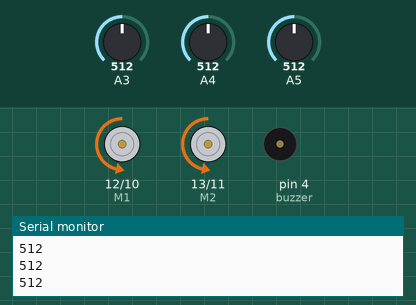
This sketch was run on a simulated Arduino Uno, built with avr-gcc and run on an emulated ATmega328P. Parts: direction and speed pins drawn as motors (green arrow = direction pin HIGH = forward, orange = LOW = backward, longer = more drive), buzzer (waves = sounding, pin HIGH), the last lines printed to the serial monitor. Inputs (shaded band) come from the test bench; at power-on: A5 = 512, A3 = 512, A4 = 512. Random numbers use the default seed unless the sketch sets one.

Above: at 1.4 s.
1.5 s: A5 set to 446
4.8 s: A5 set to 425
At 5.03 s:
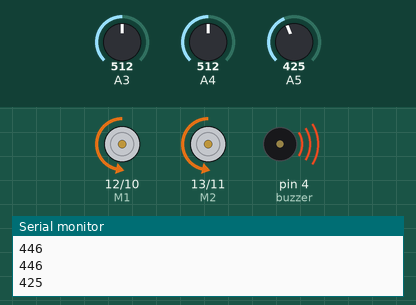
8.1 s: A5 set to 445
At 8.93 s:
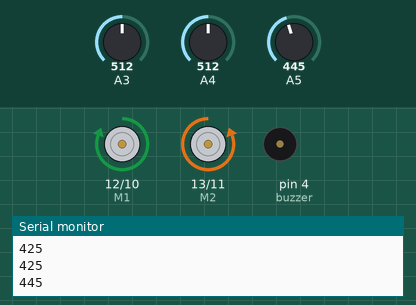
11.4 s: A5 set to 306
At 11.94 s:
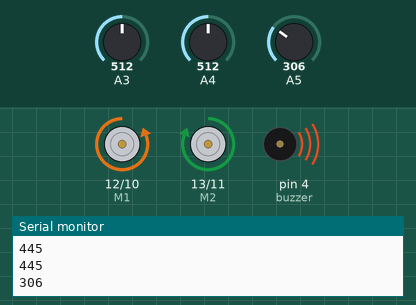
Timing chart, 0 to 15.7 s (numbered marks = the images above; inputs shaded):
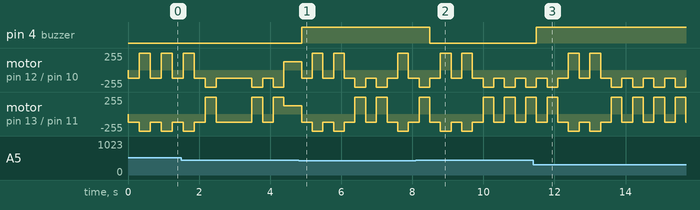

The sketch:

Robot_Arduino_C.ino
```cpp
#include <Arduino.h>
#include <Servo.h>

Servo myservo;  // create servo object to control a servo
// twelve servo objects can be created on most boards
int E1 = 10;
int M1 = 12;
int E2 = 11;
int M2 = 13;

int sensorA = 0;
int sensorB = 0;
int sensorC = 0;

int buzzer = 4;

int step = 0;

void setup() {
  Serial.begin(9600);
  pinMode(M1, OUTPUT);
  pinMode(M2, OUTPUT);
  pinMode(A0, INPUT);
  pinMode(A1, INPUT);
  pinMode(A2, INPUT);
  pinMode(A3, INPUT);
  pinMode(A4, INPUT);
  pinMode(A5, INPUT);

  pinMode(buzzer, OUTPUT);
}

void stop() {
  digitalWrite(M1, HIGH);
  digitalWrite(M2, HIGH);
  analogWrite(E1, 0);  // PWM
  analogWrite(E2, 0);  // PWM
}

void forward() {
  digitalWrite(M1, HIGH);
  digitalWrite(M2, HIGH);
  analogWrite(E1, 100);  // PWM
  analogWrite(E2, 100);  // PWM
}

void backward() {
  digitalWrite(M1, LOW);
  digitalWrite(M2, LOW);
  analogWrite(E1, 125);  // PWM
  analogWrite(E2, 125);  // PWM
}

void left() {
  digitalWrite(M1, LOW);
  digitalWrite(M2, HIGH);
  analogWrite(E1, 255);  // PWM
  analogWrite(E2, 255);  // PWM
}

void right() {
  digitalWrite(M1, HIGH);
  digitalWrite(M2, LOW);
  analogWrite(E1, 255);  // PWM
  analogWrite(E2, 255);  // PWM
}

void loop() {
  digitalWrite(4, LOW);

  int analogA = analogRead(A4);
  int analogB = analogRead(A3);
  int analogC = analogRead(A5);

  Serial.println(analogC);

  if(analogA > 700) {
    sensorA = 1;
  } else {
    sensorA = 0;
  }

  if(analogB > 700) {
    sensorB = 1;
  } else {
    sensorB = 0;
  }

  if(analogC > 700) {
    sensorC = 1;
  } else {
    sensorC = 0;
  }

  // Serial.println(sensorC);

  // Serial.println(step);

  int randdomSpeed = random(2);

  // Serial.println(random(2));

  if (sensorC == 1) {
    if (sensorB == 0 & sensorA == 1) {
      left();
    } else if (sensorB == 1 & sensorA == 0) {
      right();
    } else {
      forward();
    }
  } else {
    if(analogC >= 300 & analogC <= 435) {
      digitalWrite(4, 0x1);
    } else {
      digitalWrite(4, 0x0);
    }
    if (step < 3) {
      step++;
      stop();
      backward();
      delay(310);
      stop();
      right();
      delay(310);
    } else if (step < 4) {
      step++;
      stop();
      backward();
      delay(310);
      stop();
      left();
      delay(310);
    } else if (step < 5) {
      step++;
      stop();
      backward();
      delay(1000);
      stop();
      left();
      delay(300);
    } else if (step < 6) {
      step++;
      stop();
      backward();
      delay(300);
      left();
      delay(300);
      forward();
      delay(500);
      right();
    } else if(step >= 6) {
      step++;
      stop();
      backward();
      delay(300);
      if(randdomSpeed == 0) {
        stop();
        right();
        delay(300);
      } else {
        stop();
        left();
        delay(300);
      }
    }
  }
}
```

Measured:
- the behaviour switches between 436 and 435 on A5 (found by bisection; images 0 and 1)
- after the input at 4.8 s, pin 4 (buzzer): LOW → HIGH after 0.09 s
- after the input at 8.1 s, pin 4 (buzzer): HIGH → LOW after 0.39 s
- after the input at 11.4 s, pin 4 (buzzer): LOW → HIGH after 0.09 s
